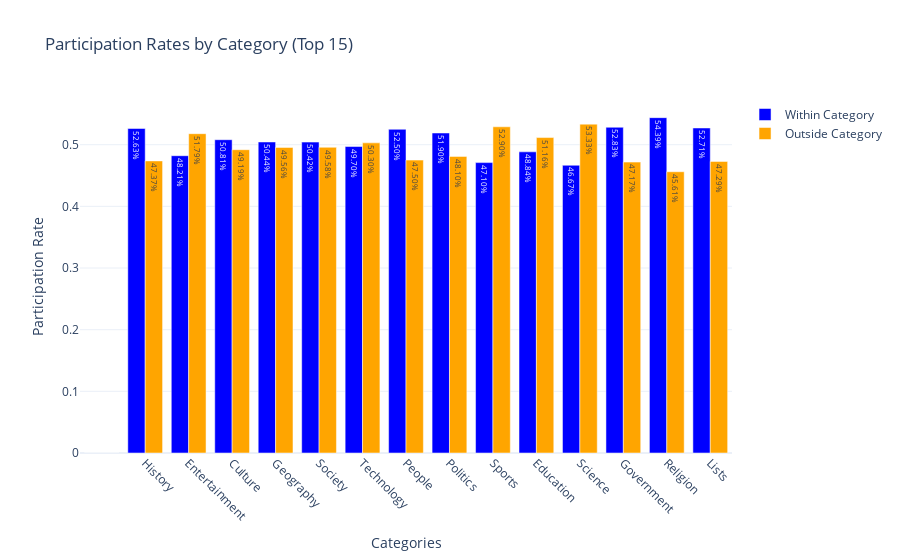

Write notebook code for a chart like this one.
### Markdown cell above
# Participation rate same/different group

### Code cell
plot_participation_rates(df_vote, top_15_categories, title="Participation Rates by Category (Top 15)", top_n=15)

### Figure 1 — Plotly figure (JSON) as saved in the notebook; plotly's stock layout.template omitted (floating-point values rounded to 4 significant figures)
{"data": [{"marker": {"color": "blue"}, "name": "Within Category", "text": ["0.00%", "52.63%", "48.21%", "50.81%", "50.44%", "50.42%", "49.70%", "52.50%", "51.90%", "47.10%", "48.84%", "46.67%", "52.83%", "54.39%", "52.71%"], "textposition": "auto", "type": "bar", "x": ["", "History", "Entertainment", "Culture", "Geography", "Society", "Technology", "People", "Politics", "Sports", "Education", "Science", "Government", "Religion", "Lists"], "y": [0, 0.5263, 0.4821, 0.5081, 0.5044, 0.5042, 0.497, 0.525, 0.519, 0.471, 0.4884, 0.4667, 0.5283, 0.5439, 0.5271]}, {"marker": {"color": "orange"}, "name": "Outside Category", "text": ["0.00%", "47.37%", "51.79%", "49.19%", "49.56%", "49.58%", "50.30%", "47.50%", "48.10%", "52.90%", "51.16%", "53.33%", "47.17%", "45.61%", "47.29%"], "textposition": "auto", "type": "bar", "x": ["", "History", "Entertainment", "Culture", "Geography", "Society", "Technology", "People", "Politics", "Sports", "Education", "Science", "Government", "Religion", "Lists"], "y": [0, 0.4737, 0.5179, 0.4919, 0.4956, 0.4958, 0.503, 0.475, 0.481, 0.529, 0.5116, 0.5333, 0.4717, 0.4561, 0.4729]}], "layout": {"barmode": "group", "title": {"text": "Participation Rates by Category (Top 15)"}, "xaxis": {"tickangle": 45, "title": {"text": "Categories"}}, "yaxis": {"title": {"text": "Participation Rate"}}}}
